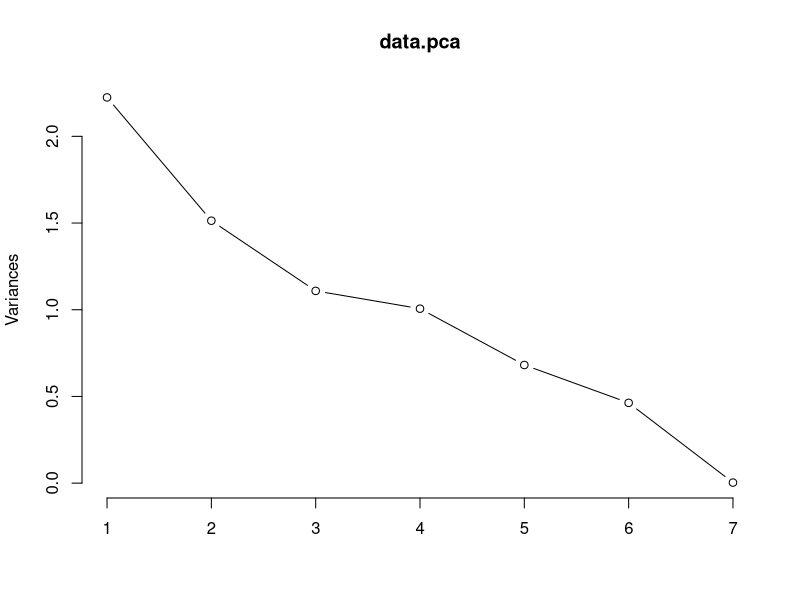

Generate this figure with R:
### 주성분 회귀 분석###
# 1. Standardize the independent & dependent variables
# 2. Get principal components scores from sample correlation matrix
# 3. Regress the standardized dependent variable on some principal components scores
# 4. Back transform to origin variables

setwd("C:/Users/choir/R-Scripts/R-programming/Statistical Multivariate Analysis/")
data = read.table("slump_test.data", sep = ",", header = T)[,-1]
# https://archive.ics.uci.edu/ml/datasets/Concrete+Slump+Test
data = data.frame(X1 = data[,1], X2 = data[,2], X3 = data[,3], X4 = data[, 4], X5 = data[,5], X6 = data[,6], X7 = data[,7], Y = data[,10])
head(data)

# 1. Standardize the independent & dependent variables
y.mean = apply(data[8], 2, mean)
y.std = apply(data[8], 2, sd)
scale.data = as.data.frame(scale(data))
head(scale.data)

# 2. Get principal components scores from sample correlation matrix
par(mfrow = c(1, 1))
data.pca = prcomp(scale.data[1:7])
plot(data.pca, type = "l") # pc1 ~pc4
head(round(data.pca$x, 3)) # pca scores

# 3. Regress the standardized dependent variable on some principal components scores
# pca score, scale y를 새로 만들어
y = scale(data[,8])
pca.score = data.pca$x
data = cbind(as.data.frame(pca.score), y)

data.pcr = glm(y~PC1 + PC2 + PC3 + PC4, data = data) # pc1~pc4로 회귀분석
summary(data.pcr)

one.vec = rep(1, dim(pca.score)[1])
x.mat = cbind(one.vec, pca.score[, (1:4)])
y.hat = x.mat %*% as.vector(data.pcr$coefficients)
head(y.hat, 3)

origin.y.hat = (y.hat * y.std) + y.mean
head(origin.y.hat, 3)

# R-square, adjust R-square 계산
r = sum((origin.y.hat - y.mean)^2) / sum((data[,8] + y.mean)^2)
ad.r = 1 - ((dim(x.mat)[1] - 1)*(1-r) / (dim(x.mat)[1] - dim(x.mat)[2]))

### 상관계수 행렬로 pcr (pls 패키지 사용) ###
library(pls)
# scale.data = as.data.frame(scale(data))
pcr = pcr(Y~ ., data = scale.data, ncomp = 4)
head(pcr$fitted.values, 3)
ftn = c(1: (103*3))
pcr.yhat = as.vector(pcr$fitted.values[-ftn]) # 4 comps
head(pcr.yhat, 3)

### 위의 2가지 방법 비교 ###
x.mat1 = cbind(one.vec, pcr$scores[, (1:4)])
original.pcr.y = (pcr.yhat * y.std) + y.mean
r2 = sum((original.pcr.y - y.mean)^2) / sum((data[,8] - y.mean)^2)
ad.r2 = 1 - ((dim(x.mat1)[1] - 1)*(1 - r2) / (dim(x.mat1)[1] - dim(x.mat1)[2]))
head(round(y.hat, 5) == round(pcr.yhat, 5), 5) 
round(r, 5) == round(r2, 5)
# 비교결과 두 방법의 결과가 같음
